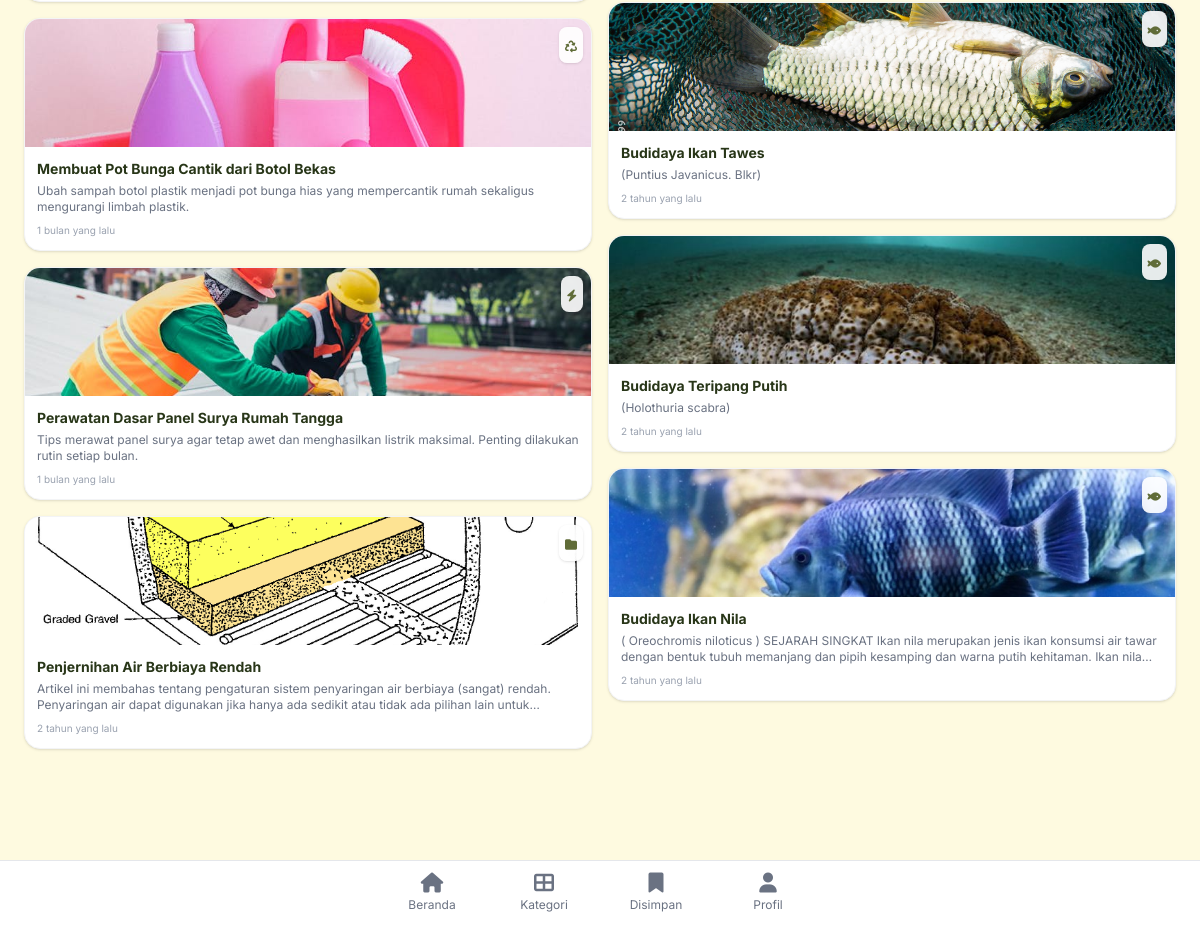
Before: / (lower part) with the older database file.
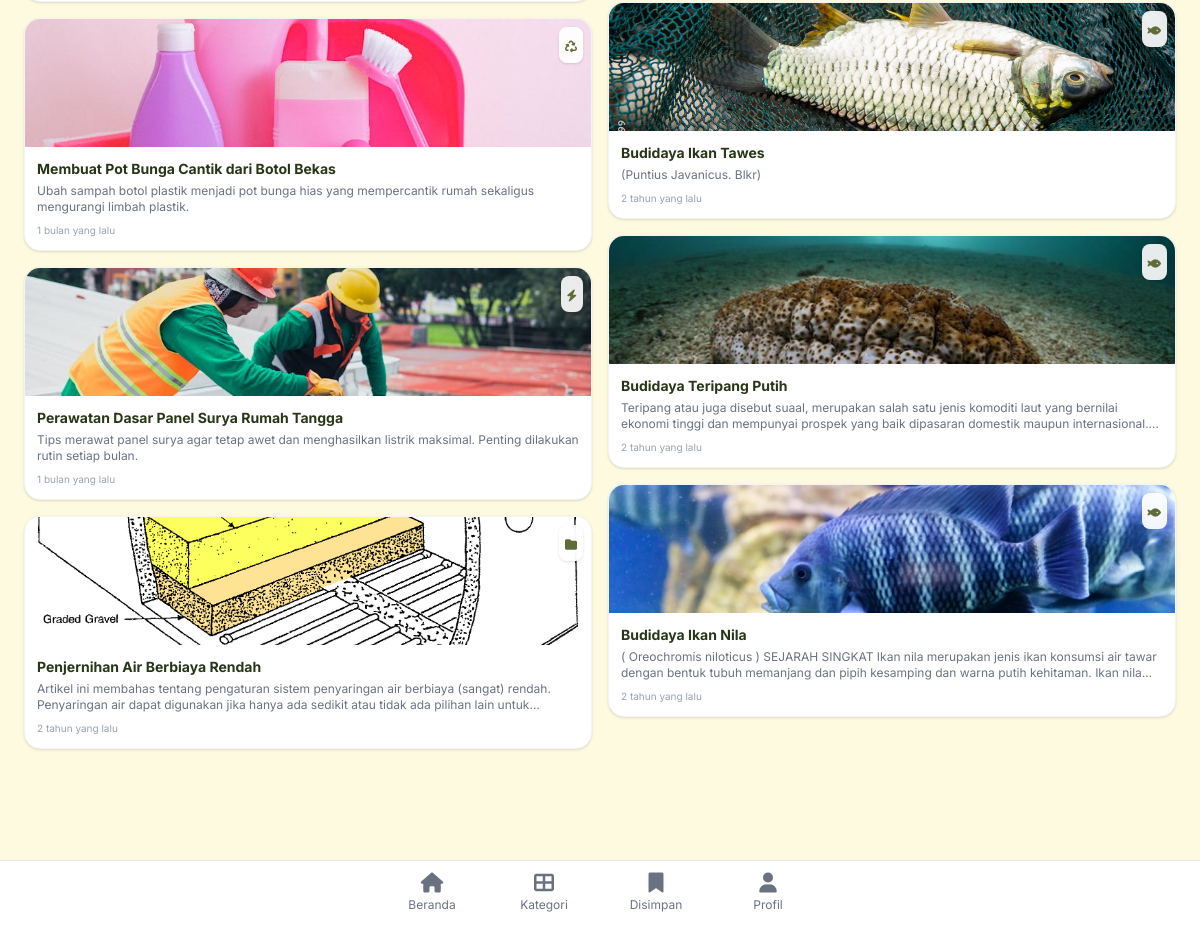
After: the same page with the newer database file.
### tables this page shows
CREATE TABLE tutorials (
            id INTEGER PRIMARY KEY AUTOINCREMENT,
            title TEXT NOT NULL,
            slug TEXT UNIQUE NOT NULL,
            description TEXT,
            difficulty TEXT, -- 'Easy', 'Medium', 'Hard'
            duration INTEGER, -- in minutes
            category_id INTEGER,
            author_id INTEGER,
            created_at DATETIME DEFAULT CURRENT_TIMESTAMP,
            view_count INTEGER DEFAULT 0,
            image_path TEXT, video_url TEXT, pdf_path TEXT, -- Main thumbnail
            FOREIGN KEY(category_id) REFERENCES categories(id),
            FOREIGN KEY(author_id) REFERENCES users(id)
        );

CREATE TABLE categories (
            id INTEGER PRIMARY KEY AUTOINCREMENT,
            name TEXT NOT NULL,
            icon_class TEXT -- e.g. fa-leaf for fontawesome or just text
        );

### includes/functions.php (called while the page is built, shortened)
<?php
function timeAgo($timestamp) {
    if (!is_numeric($timestamp)) {
        $timestamp = strtotime($timestamp);
    }
    $time_difference = time() - $timestamp;
    $condition = array(
        12 * 30 * 24 * 60 * 60 => 'tahun',
        30 * 24 * 60 * 60      => 'bulan',
        24 * 60 * 60           => 'hari',
        60 * 60                => 'jam',
        60                     => 'menit',
        1                      => 'detik'
    );
    foreach ($condition as $secs => $str) {
        $d = $time_difference / $secs;
        if ($d >= 1) {
            $t = round($d);
            return $t . ' ' . $str . ' yang lalu';
        }
    }
}
?>

### public/index.php (the view, shortened to what this page needs)
<?php
require_once __DIR__ . '/../includes/functions.php';
$pdo = connectDB();
$stmt = $pdo->query("SELECT t.*, c.name as category_name, c.icon_class
                     FROM tutorials t
                     JOIN categories c ON t.category_id = c.id
                     ORDER BY created_at DESC LIMIT 10");
$latestTutorials = $stmt->fetchAll();
require_once __DIR__ . '/../includes/header.php';
?>
<div class="px-6 mt-8 mb-24">
    <div class="columns-2 gap-4 space-y-4">
        <?php foreach($latestTutorials as $tutorial): ?>
        <a href="tutorial.php?id=<?php echo $tutorial['id']; ?>" class="break-inside-avoid block bg-white rounded-2xl shadow-sm overflow-hidden hover:shadow-md transition group border border-gray-100">
            <div class="relative">
                <?php if($tutorial['image_path']): ?>
                    <img src="<?php echo BASE_URL . $tutorial['image_path']; ?>" alt="<?php echo $tutorial['title']; ?>" class="w-full h-32 object-cover">
                <?php else: ?>
                    <div class="w-full h-32 bg-gray-100 flex items-center justify-center text-gray-400">
                        <i class="fas fa-image text-2xl"></i>
                    </div>
                <?php endif; ?>
                <div class="absolute top-2 right-2 bg-white/90 backdrop-blur-sm p-1.5 rounded-lg shadow-sm">
                    <i class="<?php echo $tutorial['icon_class'] ?? 'fas fa-book'; ?> text-olive-leaf text-xs"></i>
                </div>
            </div>
            <div class="p-3">
                <h3 class="font-bold text-sm text-black-forest mb-1 line-clamp-2 group-hover:text-olive-leaf transition-colors"><?php echo $tutorial['title']; ?></h3>
                <p class="text-xs text-gray-500 line-clamp-2 mb-2"><?php echo $tutorial['description']; ?></p>
                <div class="flex items-center justify-between text-[10px] text-gray-400">
                    <span><?php echo timeAgo($tutorial['created_at']); ?></span>
                </div>
            </div>
        </a>
        <?php endforeach; ?>
    </div>
</div>
<?php require_once __DIR__ . '/../includes/footer.php'; ?>

Changed rows visible on the page:
changed tutorials "Budidaya Teripang Putih": description "(Holothuria scabra)" → "Teripang atau juga disebut suaal, merupakan salah satu jenis komoditi laut yang bernilai ekonomi tinggi dan mempunyai prospek yang baik dipasaran domestik maupun…"
